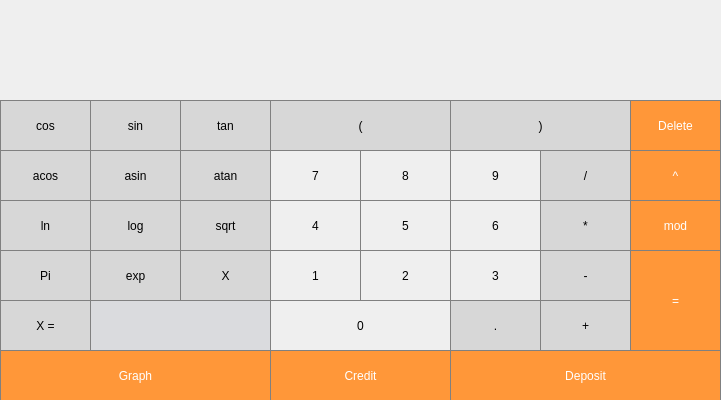
<?xml version="1.0" encoding="UTF-8"?>
<ui version="4.0">
 <class>MainWindow</class>
 <widget class="QMainWindow" name="MainWindow">
  <property name="geometry">
   <rect>
    <x>0</x>
    <y>0</y>
    <width>721</width>
    <height>400</height>
   </rect>
  </property>
  <property name="windowTitle">
   <string>MainWindow</string>
  </property>
  <property name="styleSheet">
   <string notr="true"/>
  </property>
  <widget class="QWidget" name="centralwidget">
   <widget class="QLabel" name="result_show">
    <property name="geometry">
     <rect>
      <x>0</x>
      <y>0</y>
      <width>721</width>
      <height>101</height>
     </rect>
    </property>
    <property name="font">
     <font>
      <pointsize>22</pointsize>
     </font>
    </property>
    <property name="styleSheet">
     <string notr="true">QLabel {
  qproperty-alignment: 'AlignVCenter | AlignRight';
  border: 1px solid gray;
}

background-color : white;
</string>
    </property>
    <property name="text">
     <string/>
    </property>
   </widget>
   <widget class="QPushButton" name="pushButton_R">
    <property name="geometry">
     <rect>
      <x>450</x>
      <y>100</y>
      <width>181</width>
      <height>51</height>
     </rect>
    </property>
    <property name="styleSheet">
     <string notr="true">QPushButton {
  background-color: rgb(215, 215, 215);
  border: 1px solid gray;
}
QPushButton:pressed {
    background-color: qlineargradient(x1: 0, y1: 0, x2: 0, y2: 1,
                                      stop: 0 #BEBEBE, stop: 1 #D7D7D7);
}</string>
    </property>
    <property name="text">
     <string>)</string>
    </property>
   </widget>
   <widget class="QPushButton" name="pushButton_L">
    <property name="geometry">
     <rect>
      <x>270</x>
      <y>100</y>
      <width>181</width>
      <height>51</height>
     </rect>
    </property>
    <property name="styleSheet">
     <string notr="true">QPushButton {
  background-color: rgb(215, 215, 215);
  border: 1px solid gray;
}
QPushButton:pressed {
    background-color: qlineargradient(x1: 0, y1: 0, x2: 0, y2: 1,
                                      stop: 0 #BEBEBE, stop: 1 #D7D7D7);
}</string>
    </property>
    <property name="text">
     <string>(</string>
    </property>
   </widget>
   <widget class="QPushButton" name="pushButton_7">
    <property name="geometry">
     <rect>
      <x>270</x>
      <y>150</y>
      <width>91</width>
      <height>51</height>
     </rect>
    </property>
    <property name="styleSheet">
     <string notr="true">QPushButton {
   border: 1px solid gray;
}
QPushButton:pressed {
    background-color: qlineargradient(x1: 0, y1: 0, x2: 0, y2: 1,
                                      stop: 0 #dadbde, stop: 1 #f6f7fa);
}</string>
    </property>
    <property name="text">
     <string>7</string>
    </property>
   </widget>
   <widget class="QPushButton" name="pushButton_9">
    <property name="geometry">
     <rect>
      <x>450</x>
      <y>150</y>
      <width>91</width>
      <height>51</height>
     </rect>
    </property>
    <property name="styleSheet">
     <string notr="true">QPushButton {
   border: 1px solid gray;
}
QPushButton:pressed {
    background-color: qlineargradient(x1: 0, y1: 0, x2: 0, y2: 1,
                                      stop: 0 #dadbde, stop: 1 #f6f7fa);
}</string>
    </property>
    <property name="text">
     <string>9</string>
    </property>
   </widget>
   <widget class="QPushButton" name="pushButton_division">
    <property name="geometry">
     <rect>
      <x>540</x>
      <y>150</y>
      <width>91</width>
      <height>51</height>
     </rect>
    </property>
    <property name="styleSheet">
     <string notr="true">QPushButton {
  background-color: rgb(215, 215, 215);
  border: 1px solid gray;
}
QPushButton:pressed {
    background-color: qlineargradient(x1: 0, y1: 0, x2: 0, y2: 1,
                                      stop: 0 #BEBEBE, stop: 1 #D7D7D7);
}</string>
    </property>
    <property name="text">
     <string>/</string>
    </property>
   </widget>
   <widget class="QPushButton" name="pushButton_8">
    <property name="geometry">
     <rect>
      <x>360</x>
      <y>150</y>
      <width>91</width>
      <height>51</height>
     </rect>
    </property>
    <property name="styleSheet">
     <string notr="true">QPushButton {
   border: 1px solid gray;
}
QPushButton:pressed {
    background-color: qlineargradient(x1: 0, y1: 0, x2: 0, y2: 1,
                                      stop: 0 #dadbde, stop: 1 #f6f7fa);
}</string>
    </property>
    <property name="text">
     <string>8</string>
    </property>
   </widget>
   <widget class="QPushButton" name="pushButton_4">
    <property name="geometry">
     <rect>
      <x>270</x>
      <y>200</y>
      <width>91</width>
      <height>51</height>
     </rect>
    </property>
    <property name="styleSheet">
     <string notr="true">QPushButton {
   border: 1px solid gray;
}
QPushButton:pressed {
    background-color: qlineargradient(x1: 0, y1: 0, x2: 0, y2: 1,
                                      stop: 0 #dadbde, stop: 1 #f6f7fa);
}</string>
    </property>
    <property name="text">
     <string>4</string>
    </property>
   </widget>
   <widget class="QPushButton" name="pushButton_6">
    <property name="geometry">
     <rect>
      <x>450</x>
      <y>200</y>
      <width>91</width>
      <height>51</height>
     </rect>
    </property>
    <property name="styleSheet">
     <string notr="true">QPushButton {
   border: 1px solid gray;
}
QPushButton:pressed {
    background-color: qlineargradient(x1: 0, y1: 0, x2: 0, y2: 1,
                                      stop: 0 #dadbde, stop: 1 #f6f7fa);
}</string>
    </property>
    <property name="text">
     <string>6</string>
    </property>
   </widget>
   <widget class="QPushButton" name="pushButton_mult">
    <property name="geometry">
     <rect>
      <x>540</x>
      <y>200</y>
      <width>91</width>
      <height>51</height>
     </rect>
    </property>
    <property name="styleSheet">
     <string notr="true">QPushButton {
  background-color: rgb(215, 215, 215);
  border: 1px solid gray;
}
QPushButton:pressed {
    background-color: qlineargradient(x1: 0, y1: 0, x2: 0, y2: 1,
                                      stop: 0 #BEBEBE, stop: 1 #D7D7D7);
}</string>
    </property>
    <property name="text">
     <string>*</string>
    </property>
   </widget>
   <widget class="QPushButton" name="pushButton_5">
    <property name="geometry">
     <rect>
      <x>360</x>
      <y>200</y>
      <width>91</width>
      <height>51</height>
     </rect>
    </property>
    <property name="styleSheet">
     <string notr="true">QPushButton {
   border: 1px solid gray;
}
QPushButton:pressed {
    background-color: qlineargradient(x1: 0, y1: 0, x2: 0, y2: 1,
                                      stop: 0 #dadbde, stop: 1 #f6f7fa);
}</string>
    </property>
    <property name="text">
     <string>5</string>
    </property>
   </widget>
   <widget class="QPushButton" name="pushButton_1">
    <property name="geometry">
     <rect>
      <x>270</x>
      <y>250</y>
      <width>91</width>
      <height>51</height>
     </rect>
    </property>
    <property name="styleSheet">
     <string notr="true">QPushButton {
   border: 1px solid gray;
}
QPushButton:pressed {
    background-color: qlineargradient(x1: 0, y1: 0, x2: 0, y2: 1,
                                      stop: 0 #dadbde, stop: 1 #f6f7fa);
}</string>
    </property>
    <property name="text">
     <string>1</string>
    </property>
   </widget>
   <widget class="QPushButton" name="pushButton_3">
    <property name="geometry">
     <rect>
      <x>450</x>
      <y>250</y>
      <width>91</width>
      <height>51</height>
     </rect>
    </property>
    <property name="styleSheet">
     <string notr="true">QPushButton {
   border: 1px solid gray;
}
QPushButton:pressed {
    background-color: qlineargradient(x1: 0, y1: 0, x2: 0, y2: 1,
                                      stop: 0 #dadbde, stop: 1 #f6f7fa);
}</string>
    </property>
    <property name="text">
     <string>3</string>
    </property>
   </widget>
   <widget class="QPushButton" name="pushButton_minus">
    <property name="geometry">
     <rect>
      <x>540</x>
      <y>250</y>
      <width>91</width>
      <height>51</height>
     </rect>
    </property>
    <property name="styleSheet">
     <string notr="true">QPushButton {
  background-color: rgb(215, 215, 215);
  border: 1px solid gray;
}
QPushButton:pressed {
    background-color: qlineargradient(x1: 0, y1: 0, x2: 0, y2: 1,
                                      stop: 0 #BEBEBE, stop: 1 #D7D7D7);
}</string>
    </property>
    <property name="text">
     <string>-</string>
    </property>
   </widget>
   <widget class="QPushButton" name="pushButton_2">
    <property name="geometry">
     <rect>
      <x>360</x>
      <y>250</y>
      <width>91</width>
      <height>51</height>
     </rect>
    </property>
    <property name="styleSheet">
     <string notr="true">QPushButton {
   border: 1px solid gray;
}
QPushButton:pressed {
    background-color: qlineargradient(x1: 0, y1: 0, x2: 0, y2: 1,
                                      stop: 0 #dadbde, stop: 1 #f6f7fa);
}</string>
    </property>
    <property name="text">
     <string>2</string>
    </property>
   </widget>
   <widget class="QPushButton" name="pushButton_0">
    <property name="geometry">
     <rect>
      <x>270</x>
      <y>300</y>
      <width>181</width>
      <height>51</height>
     </rect>
    </property>
    <property name="styleSheet">
     <string notr="true">QPushButton {
   border: 1px solid gray;
}
QPushButton:pressed {
    background-color: qlineargradient(x1: 0, y1: 0, x2: 0, y2: 1,
                                      stop: 0 #dadbde, stop: 1 #f6f7fa);
}</string>
    </property>
    <property name="text">
     <string>0</string>
    </property>
   </widget>
   <widget class="QPushButton" name="pushButton_plus">
    <property name="geometry">
     <rect>
      <x>540</x>
      <y>300</y>
      <width>91</width>
      <height>51</height>
     </rect>
    </property>
    <property name="styleSheet">
     <string notr="true">QPushButton {
  background-color: rgb(215, 215, 215);
  border: 1px solid gray;
}
QPushButton:pressed {
    background-color: qlineargradient(x1: 0, y1: 0, x2: 0, y2: 1,
                                      stop: 0 #BEBEBE, stop: 1 #D7D7D7);
}</string>
    </property>
    <property name="text">
     <string>+</string>
    </property>
   </widget>
   <widget class="QPushButton" name="pushButton_dot">
    <property name="geometry">
     <rect>
      <x>450</x>
      <y>300</y>
      <width>91</width>
      <height>51</height>
     </rect>
    </property>
    <property name="styleSheet">
     <string notr="true">QPushButton {
  background-color: rgb(215, 215, 215);
  border: 1px solid gray;
}
QPushButton:pressed {
    background-color: qlineargradient(x1: 0, y1: 0, x2: 0, y2: 1,
                                      stop: 0 #BEBEBE, stop: 1 #D7D7D7);
}</string>
    </property>
    <property name="text">
     <string>.</string>
    </property>
   </widget>
   <widget class="QPushButton" name="pushButton_result">
    <property name="geometry">
     <rect>
      <x>630</x>
      <y>250</y>
      <width>91</width>
      <height>101</height>
     </rect>
    </property>
    <property name="styleSheet">
     <string notr="true">QPushButton {
  background-color: rgb(255, 151, 57);
  color: white; 
  border: 1px solid gray;
}

QPushButton:pressed {
    background-color: qlineargradient(x1: 0, y1: 0, x2: 0, y2: 1,
                                      stop: 0 #FF7832, stop: 1 #FF9739);
}</string>
    </property>
    <property name="text">
     <string>=</string>
    </property>
   </widget>
   <widget class="QPushButton" name="pushButton_delete">
    <property name="geometry">
     <rect>
      <x>630</x>
      <y>100</y>
      <width>91</width>
      <height>51</height>
     </rect>
    </property>
    <property name="styleSheet">
     <string notr="true">QPushButton {
  background-color: rgb(255, 151, 57);
  color: white; 
  border: 1px solid gray;
}

QPushButton:pressed {
    background-color: qlineargradient(x1: 0, y1: 0, x2: 0, y2: 1,
                                      stop: 0 #FF7832, stop: 1 #FF9739);
}</string>
    </property>
    <property name="text">
     <string>Delete</string>
    </property>
   </widget>
   <widget class="QPushButton" name="pushButton_pow">
    <property name="geometry">
     <rect>
      <x>630</x>
      <y>150</y>
      <width>91</width>
      <height>51</height>
     </rect>
    </property>
    <property name="styleSheet">
     <string notr="true">QPushButton {
  background-color: rgb(255, 151, 57);
  color: white; 
  border: 1px solid gray;
}

QPushButton:pressed {
    background-color: qlineargradient(x1: 0, y1: 0, x2: 0, y2: 1,
                                      stop: 0 #FF7832, stop: 1 #FF9739);
}</string>
    </property>
    <property name="text">
     <string>^</string>
    </property>
   </widget>
   <widget class="QPushButton" name="pushButton_X">
    <property name="geometry">
     <rect>
      <x>180</x>
      <y>250</y>
      <width>91</width>
      <height>51</height>
     </rect>
    </property>
    <property name="styleSheet">
     <string notr="true">QPushButton {
  background-color: rgb(215, 215, 215);
  border: 1px solid gray;
}
QPushButton:pressed {
    background-color: qlineargradient(x1: 0, y1: 0, x2: 0, y2: 1,
                                      stop: 0 #BEBEBE, stop: 1 #D7D7D7);
}</string>
    </property>
    <property name="text">
     <string>X</string>
    </property>
   </widget>
   <widget class="QPushButton" name="pushButton_exp">
    <property name="geometry">
     <rect>
      <x>90</x>
      <y>250</y>
      <width>91</width>
      <height>51</height>
     </rect>
    </property>
    <property name="styleSheet">
     <string notr="true">QPushButton {
  background-color: rgb(215, 215, 215);
  border: 1px solid gray;
}
QPushButton:pressed {
    background-color: qlineargradient(x1: 0, y1: 0, x2: 0, y2: 1,
                                      stop: 0 #BEBEBE, stop: 1 #D7D7D7);
}</string>
    </property>
    <property name="text">
     <string>exp</string>
    </property>
   </widget>
   <widget class="QPushButton" name="pushButton_Pi">
    <property name="geometry">
     <rect>
      <x>0</x>
      <y>250</y>
      <width>91</width>
      <height>51</height>
     </rect>
    </property>
    <property name="styleSheet">
     <string notr="true">QPushButton {
  background-color: rgb(215, 215, 215);
  border: 1px solid gray;
}
QPushButton:pressed {
    background-color: qlineargradient(x1: 0, y1: 0, x2: 0, y2: 1,
                                      stop: 0 #BEBEBE, stop: 1 #D7D7D7);
}</string>
    </property>
    <property name="text">
     <string>Pi</string>
    </property>
   </widget>
   <widget class="QPushButton" name="pushButton_ln">
    <property name="geometry">
     <rect>
      <x>0</x>
      <y>200</y>
      <width>91</width>
      <height>51</height>
     </rect>
    </property>
    <property name="styleSheet">
     <string notr="true">QPushButton {
  background-color: rgb(215, 215, 215);
  border: 1px solid gray;
}
QPushButton:pressed {
    background-color: qlineargradient(x1: 0, y1: 0, x2: 0, y2: 1,
                                      stop: 0 #BEBEBE, stop: 1 #D7D7D7);
}</string>
    </property>
    <property name="text">
     <string>ln</string>
    </property>
   </widget>
   <widget class="QPushButton" name="pushButton_sqrt">
    <property name="geometry">
     <rect>
      <x>180</x>
      <y>200</y>
      <width>91</width>
      <height>51</height>
     </rect>
    </property>
    <property name="styleSheet">
     <string notr="true">QPushButton {
  background-color: rgb(215, 215, 215);
  border: 1px solid gray;
}
QPushButton:pressed {
    background-color: qlineargradient(x1: 0, y1: 0, x2: 0, y2: 1,
                                      stop: 0 #BEBEBE, stop: 1 #D7D7D7);
}</string>
    </property>
    <property name="text">
     <string>sqrt</string>
    </property>
   </widget>
   <widget class="QPushButton" name="pushButton_log">
    <property name="geometry">
     <rect>
      <x>90</x>
      <y>200</y>
      <width>91</width>
      <height>51</height>
     </rect>
    </property>
    <property name="styleSheet">
     <string notr="true">QPushButton {
  background-color: rgb(215, 215, 215);
  border: 1px solid gray;
}
QPushButton:pressed {
    background-color: qlineargradient(x1: 0, y1: 0, x2: 0, y2: 1,
                                      stop: 0 #BEBEBE, stop: 1 #D7D7D7);
}</string>
    </property>
    <property name="text">
     <string>log</string>
    </property>
   </widget>
   <widget class="QPushButton" name="pushButton_acos">
    <property name="geometry">
     <rect>
      <x>0</x>
      <y>150</y>
      <width>91</width>
      <height>51</height>
     </rect>
    </property>
    <property name="styleSheet">
     <string notr="true">QPushButton {
  background-color: rgb(215, 215, 215);
  border: 1px solid gray;
}
QPushButton:pressed {
    background-color: qlineargradient(x1: 0, y1: 0, x2: 0, y2: 1,
                                      stop: 0 #BEBEBE, stop: 1 #D7D7D7);
}</string>
    </property>
    <property name="text">
     <string>acos</string>
    </property>
   </widget>
   <widget class="QPushButton" name="pushButton_atan">
    <property name="geometry">
     <rect>
      <x>180</x>
      <y>150</y>
      <width>91</width>
      <height>51</height>
     </rect>
    </property>
    <property name="styleSheet">
     <string notr="true">QPushButton {
  background-color: rgb(215, 215, 215);
  border: 1px solid gray;
}
QPushButton:pressed {
    background-color: qlineargradient(x1: 0, y1: 0, x2: 0, y2: 1,
                                      stop: 0 #BEBEBE, stop: 1 #D7D7D7);
}</string>
    </property>
    <property name="text">
     <string>atan</string>
    </property>
   </widget>
   <widget class="QPushButton" name="pushButton_asin">
    <property name="geometry">
     <rect>
      <x>90</x>
      <y>150</y>
      <width>91</width>
      <height>51</height>
     </rect>
    </property>
    <property name="styleSheet">
     <string notr="true">QPushButton {
  background-color: rgb(215, 215, 215);
  border: 1px solid gray;
}
QPushButton:pressed {
    background-color: qlineargradient(x1: 0, y1: 0, x2: 0, y2: 1,
                                      stop: 0 #BEBEBE, stop: 1 #D7D7D7);
}</string>
    </property>
    <property name="text">
     <string>asin</string>
    </property>
   </widget>
   <widget class="QPushButton" name="pushButton_cos">
    <property name="geometry">
     <rect>
      <x>0</x>
      <y>100</y>
      <width>91</width>
      <height>51</height>
     </rect>
    </property>
    <property name="styleSheet">
     <string notr="true">QPushButton {
  background-color: rgb(215, 215, 215);
  border: 1px solid gray;
}
QPushButton:pressed {
    background-color: qlineargradient(x1: 0, y1: 0, x2: 0, y2: 1,
                                      stop: 0 #BEBEBE, stop: 1 #D7D7D7);
}</string>
    </property>
    <property name="text">
     <string>cos</string>
    </property>
   </widget>
   <widget class="QPushButton" name="pushButton_tan">
    <property name="geometry">
     <rect>
      <x>180</x>
      <y>100</y>
      <width>91</width>
      <height>51</height>
     </rect>
    </property>
    <property name="styleSheet">
     <string notr="true">QPushButton {
  background-color: rgb(215, 215, 215);
  border: 1px solid gray;
}
QPushButton:pressed {
    background-color: qlineargradient(x1: 0, y1: 0, x2: 0, y2: 1,
                                      stop: 0 #BEBEBE, stop: 1 #D7D7D7);
}</string>
    </property>
    <property name="text">
     <string>tan</string>
    </property>
   </widget>
   <widget class="QPushButton" name="pushButton_sin">
    <property name="geometry">
     <rect>
      <x>90</x>
      <y>100</y>
      <width>91</width>
      <height>51</height>
     </rect>
    </property>
    <property name="styleSheet">
     <string notr="true">QPushButton {
  background-color: rgb(215, 215, 215);
  border: 1px solid gray;
}
QPushButton:pressed {
    background-color: qlineargradient(x1: 0, y1: 0, x2: 0, y2: 1,
                                      stop: 0 #BEBEBE, stop: 1 #D7D7D7);
}</string>
    </property>
    <property name="text">
     <string>sin</string>
    </property>
   </widget>
   <widget class="QPushButton" name="pushButton_mod">
    <property name="geometry">
     <rect>
      <x>630</x>
      <y>200</y>
      <width>91</width>
      <height>51</height>
     </rect>
    </property>
    <property name="styleSheet">
     <string notr="true">QPushButton {
  background-color: rgb(255, 151, 57);
  color: white; 
  border: 1px solid gray;
}

QPushButton:pressed {
    background-color: qlineargradient(x1: 0, y1: 0, x2: 0, y2: 1,
                                      stop: 0 #FF7832, stop: 1 #FF9739);
}</string>
    </property>
    <property name="text">
     <string>mod</string>
    </property>
   </widget>
   <widget class="QPushButton" name="pushButton_graph">
    <property name="geometry">
     <rect>
      <x>0</x>
      <y>350</y>
      <width>271</width>
      <height>51</height>
     </rect>
    </property>
    <property name="styleSheet">
     <string notr="true">QPushButton {
  background-color: rgb(255, 151, 57);
  color: white; 
  border: 1px solid gray;
}

QPushButton:pressed {
    background-color: qlineargradient(x1: 0, y1: 0, x2: 0, y2: 1,
                                      stop: 0 #FF7832, stop: 1 #FF9739);
}</string>
    </property>
    <property name="text">
     <string>Graph</string>
    </property>
   </widget>
   <widget class="QLabel" name="lable_X">
    <property name="geometry">
     <rect>
      <x>0</x>
      <y>300</y>
      <width>91</width>
      <height>51</height>
     </rect>
    </property>
    <property name="styleSheet">
     <string notr="true">QLabel {
  background-color: rgb(215, 215, 215);
  border: 1px solid gray;
}
</string>
    </property>
    <property name="text">
     <string>X =</string>
    </property>
    <property name="alignment">
     <set>Qt::AlignCenter</set>
    </property>
   </widget>
   <widget class="QPushButton" name="pushButton_Credit">
    <property name="geometry">
     <rect>
      <x>270</x>
      <y>350</y>
      <width>181</width>
      <height>51</height>
     </rect>
    </property>
    <property name="styleSheet">
     <string notr="true">QPushButton {
  background-color: rgb(255, 151, 57);
  color: white; 
  border: 1px solid gray;
}

QPushButton:pressed {
    background-color: qlineargradient(x1: 0, y1: 0, x2: 0, y2: 1,
                                      stop: 0 #FF7832, stop: 1 #FF9739);
}</string>
    </property>
    <property name="text">
     <string>Credit</string>
    </property>
   </widget>
   <widget class="QPushButton" name="pushButton_Deposit">
    <property name="geometry">
     <rect>
      <x>450</x>
      <y>350</y>
      <width>271</width>
      <height>51</height>
     </rect>
    </property>
    <property name="styleSheet">
     <string notr="true">QPushButton {
  background-color: rgb(255, 151, 57);
  color: white; 
  border: 1px solid gray;
}

QPushButton:pressed {
    background-color: qlineargradient(x1: 0, y1: 0, x2: 0, y2: 1,
                                      stop: 0 #FF7832, stop: 1 #FF9739);
}</string>
    </property>
    <property name="text">
     <string>Deposit</string>
    </property>
   </widget>
   <widget class="QLineEdit" name="value_X">
    <property name="geometry">
     <rect>
      <x>90</x>
      <y>300</y>
      <width>181</width>
      <height>51</height>
     </rect>
    </property>
    <property name="styleSheet">
     <string notr="true">QLineEdit {
                             background-color: #dadbde; 
                             border:   1px solid gray; 
                             padding:   3px; 
                             }
                             QLineEdit:focus {
                             background-color: qlineargradient(x1:   0, y1:   0, x2:   0, y2:   1,
                             stop:   0 #dadbde, stop:   1 #f6f7fa); 
                             border:   1px solid blue; 
                             }



</string>
    </property>
   </widget>
   <zorder>pushButton_R</zorder>
   <zorder>pushButton_L</zorder>
   <zorder>pushButton_7</zorder>
   <zorder>pushButton_9</zorder>
   <zorder>pushButton_division</zorder>
   <zorder>pushButton_8</zorder>
   <zorder>pushButton_4</zorder>
   <zorder>pushButton_6</zorder>
   <zorder>pushButton_mult</zorder>
   <zorder>pushButton_5</zorder>
   <zorder>pushButton_1</zorder>
   <zorder>pushButton_3</zorder>
   <zorder>pushButton_minus</zorder>
   <zorder>pushButton_2</zorder>
   <zorder>pushButton_0</zorder>
   <zorder>pushButton_plus</zorder>
   <zorder>pushButton_dot</zorder>
   <zorder>pushButton_result</zorder>
   <zorder>pushButton_delete</zorder>
   <zorder>pushButton_pow</zorder>
   <zorder>pushButton_X</zorder>
   <zorder>pushButton_exp</zorder>
   <zorder>pushButton_Pi</zorder>
   <zorder>pushButton_ln</zorder>
   <zorder>pushButton_sqrt</zorder>
   <zorder>pushButton_log</zorder>
   <zorder>pushButton_acos</zorder>
   <zorder>pushButton_atan</zorder>
   <zorder>pushButton_asin</zorder>
   <zorder>pushButton_cos</zorder>
   <zorder>pushButton_tan</zorder>
   <zorder>pushButton_sin</zorder>
   <zorder>pushButton_mod</zorder>
   <zorder>result_show</zorder>
   <zorder>pushButton_graph</zorder>
   <zorder>lable_X</zorder>
   <zorder>pushButton_Credit</zorder>
   <zorder>pushButton_Deposit</zorder>
   <zorder>value_X</zorder>
  </widget>
 </widget>
 <resources/>
 <connections/>
</ui>
